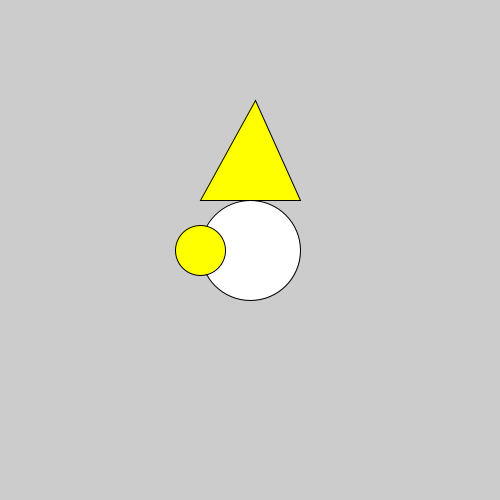
Frame 1 (no input)
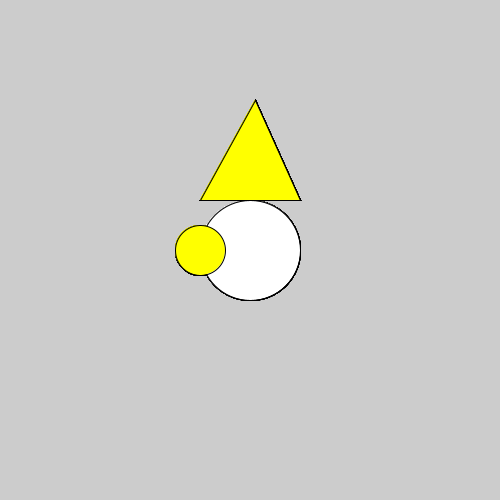
Frame 60 (the mouse pressed at the canvas centre just before this capture)
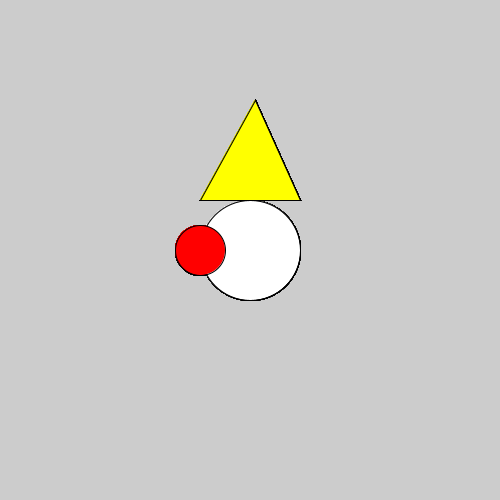
Frame 120 (the mouse held since frame 60 and released just before this capture)

The Processing sketch that drew these frames (run headless with seeded random() and noise(); from frame 60 on, the mouse is pressed at the canvas centre):

// Processing sketch: sketch_190921a
// ── sketch_190921a.pde
void setup() {
size(500,500);
}
void draw(){
fill(255,255,255);
ellipse(250,250,100,100);
fill(255,255,0);
triangle(300,200,200,200,255,100);
if(mousePressed){
  fill(255,0,0);
}
ellipse(200,250,50,50);
}
